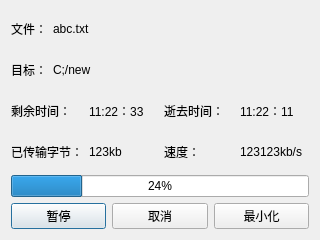
<?xml version="1.0" encoding="UTF-8"?>
<ui version="4.0">
 <class>FtpUploadDialog</class>
 <widget class="QDialog" name="FtpUploadDialog">
  <property name="geometry">
   <rect>
    <x>0</x>
    <y>0</y>
    <width>320</width>
    <height>240</height>
   </rect>
  </property>
  <property name="windowTitle">
   <string>Dialog</string>
  </property>
  <layout class="QVBoxLayout" name="verticalLayout">
   <item>
    <layout class="QGridLayout" name="gridLayout">
     <item row="0" column="0">
      <widget class="QLabel" name="label">
       <property name="text">
        <string>文件：</string>
       </property>
      </widget>
     </item>
     <item row="0" column="1">
      <widget class="QLabel" name="label_filename">
       <property name="text">
        <string>abc.txt</string>
       </property>
      </widget>
     </item>
     <item row="1" column="0">
      <widget class="QLabel" name="label_2">
       <property name="text">
        <string>目标：</string>
       </property>
      </widget>
     </item>
     <item row="1" column="1">
      <widget class="QLabel" name="label_destination">
       <property name="text">
        <string>C;/new</string>
       </property>
      </widget>
     </item>
     <item row="1" column="2">
      <spacer name="horizontalSpacer">
       <property name="orientation">
        <enum>Qt::Horizontal</enum>
       </property>
       <property name="sizeHint" stdset="0">
        <size>
         <width>40</width>
         <height>20</height>
        </size>
       </property>
      </spacer>
     </item>
    </layout>
   </item>
   <item>
    <layout class="QGridLayout" name="gridLayout_2">
     <item row="0" column="0">
      <widget class="QLabel" name="label_4">
       <property name="text">
        <string>剩余时间：</string>
       </property>
      </widget>
     </item>
     <item row="0" column="1">
      <widget class="QLabel" name="label_remainTime">
       <property name="text">
        <string>11:22：33</string>
       </property>
      </widget>
     </item>
     <item row="0" column="2">
      <widget class="QLabel" name="label_7">
       <property name="text">
        <string>逝去时间：</string>
       </property>
      </widget>
     </item>
     <item row="0" column="3">
      <widget class="QLabel" name="label_passedTime">
       <property name="text">
        <string>11:22：11</string>
       </property>
      </widget>
     </item>
     <item row="1" column="0">
      <widget class="QLabel" name="label_9">
       <property name="text">
        <string>已传输字节：</string>
       </property>
      </widget>
     </item>
     <item row="1" column="1">
      <widget class="QLabel" name="label_downloaded">
       <property name="text">
        <string>123kb</string>
       </property>
      </widget>
     </item>
     <item row="1" column="2">
      <widget class="QLabel" name="label_11">
       <property name="text">
        <string>速度：</string>
       </property>
      </widget>
     </item>
     <item row="1" column="3">
      <widget class="QLabel" name="label_speed">
       <property name="text">
        <string>123123kb/s</string>
       </property>
      </widget>
     </item>
    </layout>
   </item>
   <item>
    <widget class="QProgressBar" name="progressBar_percent">
     <property name="value">
      <number>24</number>
     </property>
     <property name="alignment">
      <set>Qt::AlignRight|Qt::AlignTrailing|Qt::AlignVCenter</set>
     </property>
    </widget>
   </item>
   <item>
    <layout class="QHBoxLayout" name="horizontalLayout">
     <item>
      <widget class="QPushButton" name="pushButton_2">
       <property name="text">
        <string>暂停</string>
       </property>
      </widget>
     </item>
     <item>
      <widget class="QPushButton" name="pushButton_cancel">
       <property name="text">
        <string>取消</string>
       </property>
      </widget>
     </item>
     <item>
      <widget class="QPushButton" name="pushButton_minimize">
       <property name="text">
        <string>最小化</string>
       </property>
      </widget>
     </item>
    </layout>
   </item>
  </layout>
 </widget>
 <resources/>
 <connections/>
</ui>
